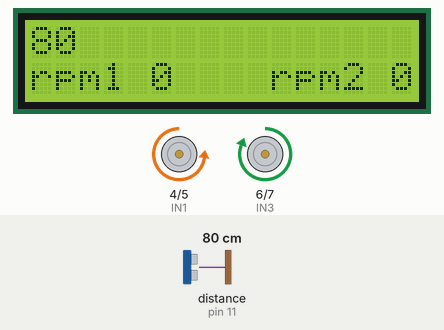
Simulated run of this sketch. Board: Arduino Uno, built with avr-gcc and run on an emulated ATmega328P. Parts: 16×2 character LCD, motor-driver pin pairs drawn as motors (green arrow = first pin HIGH = forward, orange = second pin HIGH = backward, longer = more drive, scaled by the enable pin). Wiring (inferred from the names in the program): ultrasonic range finder: trigger pin 12; echo pin 11. The test bench sets the inputs (shaded band); at power-on: distance to the obstacle (sensor on pin 11) 80 cm. The echo pulse lasts 58.3 µs per cm; what the sketch prints to the serial monitor is not drawn.

Above: at 1.27 s.
1.3 s: distance to the obstacle (sensor on pin 11) set to 23 cm
At 1.59 s:
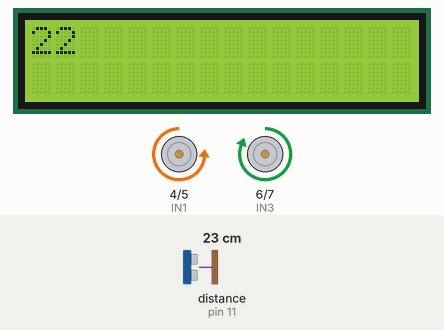
3.0 s: distance to the obstacle (sensor on pin 11) set to 18 cm
At 3.35 s:
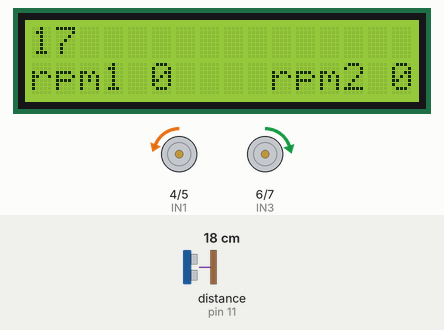
5.0 s: distance to the obstacle (sensor on pin 11) set to 299 cm
At 5.23 s:
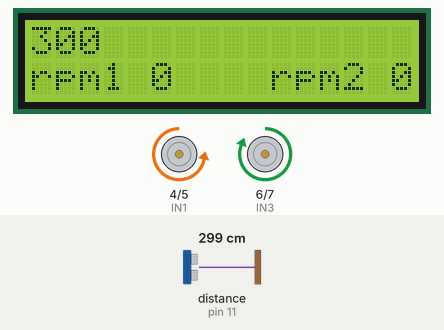
Timing chart, 0 to 8.0 s (numbered marks = the images above; inputs shaded):
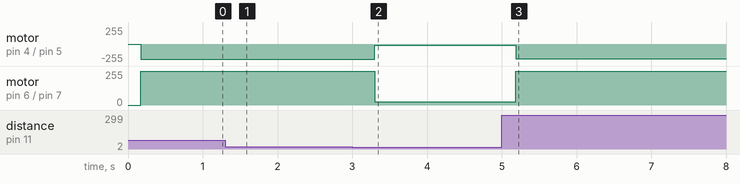

Measured:
- the behaviour switches between 21 and 20 cm on distance to the obstacle (sensor on pin 11) (found by bisection; images 1 and 2)
- after the input at 1.3 s, motor on pin 4 (IN1) / pin 5 (IN2): backward 225/255 → backward 227/255 after 0.13 s
- after the input at 3.0 s, motor on pin 4 (IN1) / pin 5 (IN2): backward 227/255 → backward 20/255 after 0.30 s; motor on pin 6 (IN3) / pin 7 (IN4): forward 255/255 → forward 23/255 after 0.30 s
- after the input at 5.0 s, motor on pin 4 (IN1) / pin 5 (IN2): backward 20/255 → backward 221/255 after 0.19 s; motor on pin 6 (IN3) / pin 7 (IN4): forward 23/255 → forward 255/255 after 0.19 s

The sketch:

bot_final.ino
```cpp
#include <LiquidCrystal.h>


const int rs=A4, en=8, d4=A0, d5=A1, d6=A2, d7=A3;
LiquidCrystal lcd(rs,en, d4, d5, d6, d7);

const int trig=12;
const int echo=11;

const int IN1=4; //left motor
const int IN2=5;
const int IN3=6; //right motor
const int IN4=7;
const int enA=10;
const int enB=9;

int interrupt1=2;
int interrupt2=3;
int rev1=0,rev2=0, rpm1=0,rpm2=0;
int oldtime1=0;
int oldtime2=0;
int time1;
int time2;

int c=0;
double l,r;

void isr()
{
  rev1++;
  rev2++;
}
long microsecondsToCentimeters(long microseconds)
{
  return microseconds/29/2;
}


void predictrpm(double X, double *l, double *r)
{
  double b_X[2];
  int k;
  int i0;
  double d0;
  double Y[2];
  double dv0[3];
  static const double b[6] = { -3.1679, -0.7729, -0.0962, -3.134, 20.1933,
    -9.6463 };

  static const double b_b[6] = { 0.1479, 0.8206, 0.8565, 0.4123, -0.9261, 1.1253
  };

  b_X[0] = X;
  b_X[1] = 1.0;
  for (k = 0; k < 3; k++) {
    d0 = 0.0;
    for (i0 = 0; i0 < 2; i0++) {
      d0 += b_X[i0] * b[i0 + (k << 1)];
    }

    dv0[k] = 1.0 / (1.0 + exp(-d0));
  }

  for (i0 = 0; i0 < 2; i0++) {
    Y[i0] = 0.0;
    for (k = 0; k < 3; k++) {
      Y[i0] += dv0[k] * b_b[k + 3 * i0];
    }
  }

  *l = Y[0];
  *r = Y[1];
}

void setup()
{
  lcd.begin(16,2);
  pinMode(IN1,OUTPUT);
  pinMode(IN2,OUTPUT);
  pinMode(IN3,OUTPUT);
  pinMode(IN4,OUTPUT);
  pinMode(trig,OUTPUT);
  pinMode(echo,INPUT);
  pinMode(enA,OUTPUT);
  pinMode(enB,OUTPUT);

  pinMode(interrupt1,INPUT_PULLUP);
  pinMode(interrupt2,INPUT_PULLUP);

  Serial.begin(9600);
}
void loop()
{
  lcd.clear();
  long duration, dist_inches,dist_cm;
  digitalWrite(trig,LOW);
  delayMicroseconds(2);
  digitalWrite(trig,HIGH);
  delayMicroseconds(5);
  digitalWrite(trig,LOW);

  duration=pulseIn(echo,HIGH);
  dist_cm=microsecondsToCentimeters(duration);

  Serial.print(dist_cm);
  Serial.print("cm");
  Serial.print(" ");
  Serial.println(rpm1);
  lcd.print(dist_cm);
  delay(100);


    predictrpm(dist_cm/20,&l,&r);
    digitalWrite(5,HIGH);
    digitalWrite(4,LOW);
    digitalWrite(6,HIGH);
    digitalWrite(7,LOW);
    l=l*256;r=r*256;
    if(l>255){l=255;}
    if(r>255){r=255;}
    if(l<0){l=0;}
    if(r<0){r=0;}

    analogWrite(enA,l);
    analogWrite(enB,r);


    lcd.setCursor(0,1);
    lcd.print("rpm1 ");
    lcd.print(rpm1);

    lcd.setCursor(9,1);
    lcd.print(" rpm2 ");
    lcd.print(rpm2);

    delay(100);
}
void call1()
{
  time1=millis();
  rpm1=(rev1/time1)*60000;
  oldtime1=millis();
  rev1=0;
}

void call2()
{
  time2=millis();
  rpm2=(rev2/time1)*60000;
  oldtime2=millis();
  rev2=0;
}
```
